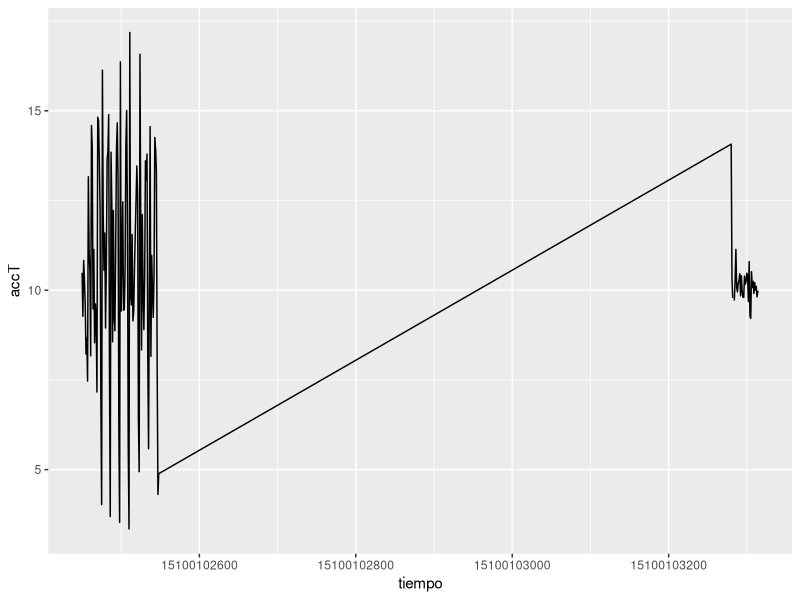
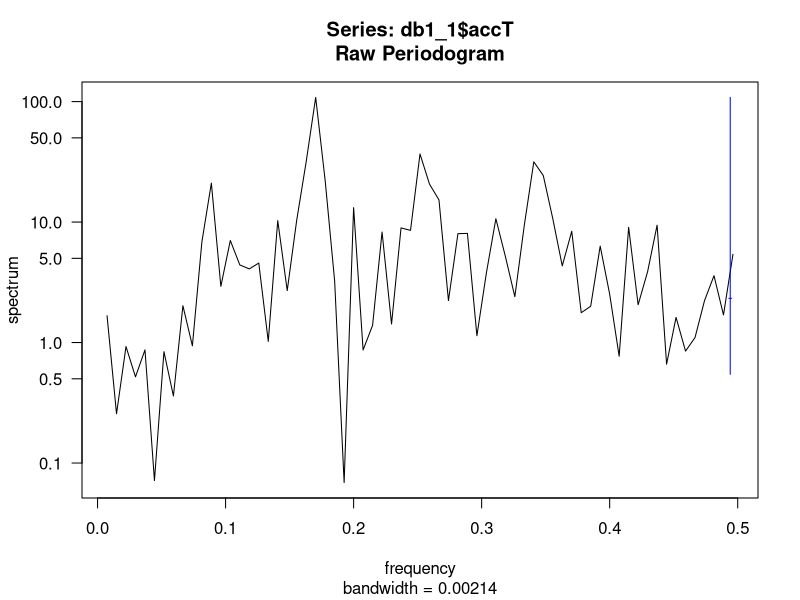

These charts were generated, in order, by the following R code:
## ---- chunk 1
knitr::opts_chunk$set(echo = TRUE)
## ---- chunk 2
db1 <- read.csv("Mateo_Zuluaga_1_7m_110m_87s.csv")
distancia <- 110
## ---- chunk 3
library(dplyr)
db1 <- db1 %>%
        mutate(fecha= as.POSIXct(timestamp/1000, origin = "1970-01-01"))
db1_1 <- db1 %>%
  mutate(tiempo = timestamp %/% 100) %>%
  group_by(tiempo) %>%
  summarise(AccX = mean(AccX, na.rm = TRUE),
            AccY = mean(AccY, na.rm = TRUE),
            AccZ = mean(AccZ, na.rm = TRUE))
db1_1 <- db1_1 %>%
            mutate(accT = sqrt(AccX ^ 2 + AccY ^ 2 + AccZ ^ 2))
## ---- chunk 4
library(ggplot2)
ggplot(db1_1, aes(tiempo, accT)) + geom_line()
## ---- chunk 5
db1_1 <- db1_1 %>% filter(!is.na(accT))
spec2 <- spec.pgram(db1_1$accT, las = 1)
## ---- chunk 6
maxFrec <- spec2$freq[which(spec2$spec == max(spec2$spec))]
maxFrec
## ---- chunk 7
tiempoTotal_db1 <- db1$fecha[nrow(db1)] - db1$fecha[1]
as.vector(tiempoTotal_db1) * 600
## ---- chunk 8
as.vector(tiempoTotal_db1) * 600 * maxFrec
## ---- chunk 9
(longPaso2 <- distancia/(as.vector(tiempoTotal_db1) * 600 * maxFrec))
